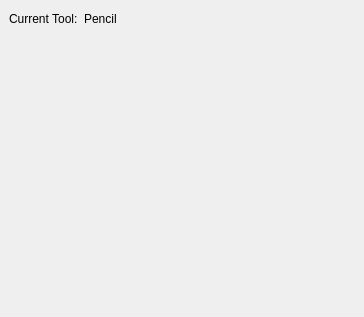
<?xml version="1.0" encoding="UTF-8"?>
<ui version="4.0">
 <class>ToolOptionsWindow</class>
 <widget class="QDockWidget" name="ToolOptionsWindow">
  <property name="geometry">
   <rect>
    <x>0</x>
    <y>0</y>
    <width>364</width>
    <height>317</height>
   </rect>
  </property>
  <property name="allowedAreas">
   <set>Qt::LeftDockWidgetArea|Qt::RightDockWidgetArea</set>
  </property>
  <property name="windowTitle">
   <string>Tool Options</string>
  </property>
  <widget class="QWidget" name="dockWidgetContents">
   <layout class="QVBoxLayout" name="verticalLayout">
    <item>
     <layout class="QHBoxLayout">
      <item>
       <widget class="QLabel" name="label">
        <property name="sizePolicy">
         <sizepolicy hsizetype="Preferred" vsizetype="Preferred">
          <horstretch>0</horstretch>
          <verstretch>0</verstretch>
         </sizepolicy>
        </property>
        <property name="text">
         <string>Current Tool:</string>
        </property>
       </widget>
      </item>
      <item>
       <widget class="QLabel" name="tool_name_label">
        <property name="text">
         <string>Pencil</string>
        </property>
       </widget>
      </item>
      <item>
       <spacer>
        <property name="orientation">
         <enum>Qt::Horizontal</enum>
        </property>
        <property name="sizeHint" stdset="0">
         <size>
          <width>40</width>
          <height>20</height>
         </size>
        </property>
       </spacer>
      </item>
     </layout>
    </item>
    <item>
     <widget class="QWidget" name="toolwidget" native="true">
      <property name="sizePolicy">
       <sizepolicy hsizetype="Preferred" vsizetype="MinimumExpanding">
        <horstretch>0</horstretch>
        <verstretch>0</verstretch>
       </sizepolicy>
      </property>
     </widget>
    </item>
    <item>
     <spacer name="spacer">
      <property name="orientation">
       <enum>Qt::Vertical</enum>
      </property>
      <property name="sizeHint" stdset="0">
       <size>
        <width>20</width>
        <height>121</height>
       </size>
      </property>
     </spacer>
    </item>
   </layout>
  </widget>
 </widget>
 <resources/>
 <connections/>
</ui>
